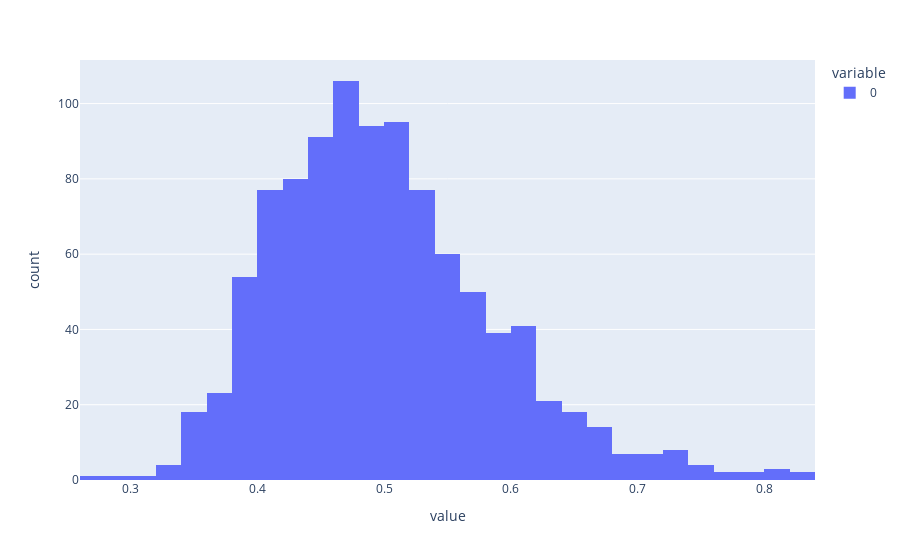

Source (notebook cell):
### Code cell
px.histogram(data, nbins=50)

### Figure 1 — Plotly figure (JSON) as saved in the notebook; plotly's stock layout.template omitted (floating-point values rounded to 4 significant figures; data arrays with more than 128 entries replaced by an {"elided": "..."} marker saying what was removed)
{"data": [{"alignmentgroup": "True", "bingroup": "x", "hovertemplate": "variable=0<br>value=%{x}<br>count=%{y}<extra></extra>", "legendgroup": "0", "marker": {"color": "#636efa", "pattern": {"shape": ""}}, "name": "0", "nbinsx": 50, "offsetgroup": "0", "orientation": "v", "showlegend": true, "type": "histogram", "x": {"elided": "1000 float values"}, "xaxis": "x", "yaxis": "y"}], "layout": {"barmode": "relative", "legend": {"title": {"text": "variable"}, "tracegroupgap": 0}, "margin": {"t": 60}, "xaxis": {"anchor": "y", "domain": [0, 1], "title": {"text": "value"}}, "yaxis": {"anchor": "x", "domain": [0, 1], "title": {"text": "count"}}}}
